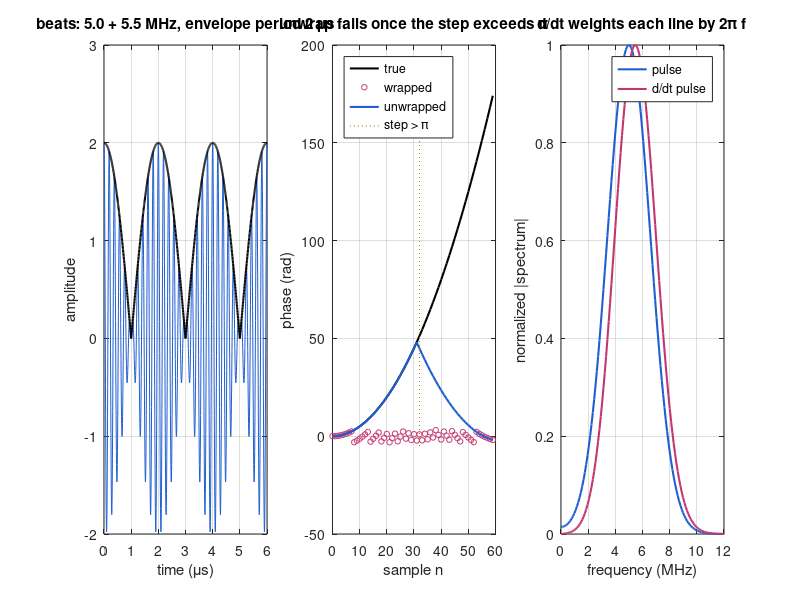

Source code (MATLAB):
%% m01_phase_and_derivative.m  --  adding phasors, beats, phase unwrapping, d/dt = j omega
% Purpose : sections 01.7-01.9 by computer.
%   (1) equal-frequency sinusoids add as arrows (phasor sum vs brute-force time sum)
%   (2) two scatterers dz apart in depth: |1 + e^{-j 4 pi dz / lambda}| = 2|cos(2 pi dz/lambda)|
%   (3) beats: 5.0 + 5.5 MHz, envelope period 1/df = 2 us
%   (4) unwrap works only while the true phase step per sample is below pi
%   (5) differentiation multiplies each phasor by j omega: +90 deg and +6.02 dB per octave
% Change  : the phasors in (1), df in (3), the acceleration a in (4).
% Expect  : cos + cos(+90) = 1.4142 cos(wt + 45 deg); 1 + 0.5 at 120 deg = 0.8660 at 30 deg;
%           cancellation at dz = lambda/4 = 77 um (5 MHz); beat period 2.00 us;
%           unwrap first fails at sample 32 for a = 0.1 rad/sample^2; derivative gain 6.02 dB per octave;
%           Gaussian pulse spectral peak 5.00 -> 5.46 MHz after d/dt.
% Runtime : < 2 s. Base MATLAB / GNU Octave, no toolboxes.
clear; close all; rng(1);

%% 1. Same frequency: add the arrows
f0 = 5e6; c = 1540; lambda = c/f0;            % 0.308 mm
t  = (0:3999)*1e-10;                           % 0 .. 400 ns
pairs = {[1, 0; 1, 90], [1, 0; 0.5, 120], [1, 0; 1, 120; 1, 240], [1, 0; 1, 180]};
for k = 1:numel(pairs)
    P = pairs{k};                              % rows: [amplitude, phase in deg]
    S = sum(P(:,1) .* exp(1j*P(:,2)*pi/180));  % phasor sum
    xsum = zeros(size(t));
    for r = 1:size(P,1), xsum = xsum + P(r,1)*cos(2*pi*f0*t + P(r,2)*pi/180); end
    err = max(abs(xsum - abs(S)*cos(2*pi*f0*t + angle(S))));
    if abs(S) < 1e-12, S = 0; end             % exact cancellation: the angle is undefined
    fprintf('phasors %-28s -> sum %.4f at %7.2f deg   (time-domain check %.1e)\n', mat2str(P), abs(S), angle(S)*180/pi, err);
end

%% 2. Two scatterers in one resolution cell
dz = [0 0.25 0.5 1] * lambda/2;               % axial separations
amp = abs(1 + exp(-1j*4*pi*dz/lambda));       % round trip: phase 4 pi dz / lambda
fprintf('\nlambda = %.3f mm. Two equal echoes, separation dz:\n', lambda*1e3);
for i = 1:numel(dz)
    fprintf('  dz = %6.1f um  (%4.2f lambda)  ->  |sum| = %.3f\n', dz(i)*1e6, dz(i)/lambda, amp(i));
end

%% 3. Beats
fs = 200e6; tb = (0:1999)/fs;                 % 10 us: whole periods of both tones
df = 0.5e6;
xb = cos(2*pi*f0*tb) + cos(2*pi*(f0 + df)*tb);
fk = [0:999, -1000:-1]*fs/2000;
xa = ifft(fft(xb) .* (1 + sign(fk)));         % analytic signal
env = abs(xa);
mins = find(env(2:end-1) < env(1:end-2) & env(2:end-1) < env(3:end) & env(2:end-1) < 0.2) + 1;
fprintf('\nbeats 5.0 + 5.5 MHz: envelope minima spacing %.3f us (1/df = %.3f us); max %.3f, min %.3f\n', ...
        mean(diff(tb(mins)))*1e6, 1e6/df, max(env(200:end-200)), min(env(200:end-200)));

%% 4. Phase wrapping and unwrapping
a  = 0.1;                                     % rad per sample^2 : phase step grows by a each sample
n  = 0:59;
ph_true = 0.5*a*n.^2;                         % step between samples n-1 and n = a(n - 0.5)
ph_wrap = angle(exp(1j*ph_true));             % what angle() returns, in (-pi, pi]
ph_unw  = unwrap(ph_wrap);
bad = find(abs(ph_unw - ph_true) > 1e-9, 1);
fprintf('\nunwrap: a = %.2f rad/sample^2, first wrong sample n = %d (true step there %.3f rad > pi)\n', a, n(bad), ph_true(bad) - ph_true(bad-1));
fprintf('        at 5 MHz a step of pi is a round-trip displacement of lambda/4 = %.1f um per sample\n', lambda/4*1e6);
fprintf('        wrapped values of 0, 2, 4, 6 rad: %s\n', sprintf('%.4f  ', angle(exp(1j*[0 2 4 6]))));

%% 5. d/dt is multiplication by j omega
fs2 = 400e6; N = 4096; td = ((0:N-1) - N/2)/fs2;
sig = 100e-9;
g  = exp(-td.^2/(2*sig^2)) .* cos(2*pi*f0*td);           % Gaussian RF pulse
dg_exact = (-td/sig^2).*exp(-td.^2/(2*sig^2)).*cos(2*pi*f0*td) - 2*pi*f0*exp(-td.^2/(2*sig^2)).*sin(2*pi*f0*td);
fk2 = [0:N/2-1, -N/2:-1]*fs2/N;
dg_fft = real(ifft(1j*2*pi*fk2 .* fft(g)));               % multiply each phasor by j 2 pi f
fprintf('\nFFT derivative vs exact: max error %.1e of max %.3e /s\n', max(abs(dg_fft - dg_exact)), max(abs(dg_exact)));
fprintf('|H| = 2 pi f: 5 MHz -> %.3e /s, 10 MHz -> %.3e /s, ratio %.2f dB (one octave)\n', 2*pi*5e6, 2*pi*10e6, 20*log10(2));
tc = (0:799)/fs2;                                        % exactly 10 periods of f0
fc = [0:399, -400:-1]*fs2/800;
d1 = real(ifft(1j*2*pi*fc .* fft(cos(2*pi*f0*tc))));     % derivative of a pure cosine
fprintf('d/dt cos: phase of H at f0 = %.1f deg ; |d/dt cos(wt) - w cos(wt + 90 deg)| / w = %.1e\n', ...
        angle(1j*2*pi*f0)*180/pi, max(abs(d1 - 2*pi*f0*cos(2*pi*f0*tc + pi/2)))/(2*pi*f0));
G = abs(fft(g)); D = abs(fft(dg_exact));
Np = 2^17; fkp = (0:Np/2-1)*fs2/Np;                     % zero-padded grid (3 kHz bins): peaks not bin-quantized
Gp = abs(fft(g, Np)); Dp = abs(fft(dg_exact, Np));
[~, ig] = max(Gp(1:Np/2)); [~, id] = max(Dp(1:Np/2));
sigf = 1/(2*pi*sig);                                     % spectral std of the Gaussian envelope, Hz
fprintf('spectral peak: pulse %.2f MHz, its derivative %.2f MHz (the jw weighting raises it)\n', fkp(ig)/1e6, fkp(id)/1e6);
fprintf('               predicted (f0 + sqrt(f0^2 + 4 sigf^2))/2 = %.2f MHz, sigf = %.2f MHz\n', (f0 + sqrt(f0^2 + 4*sigf^2))/2/1e6, sigf/1e6);

%% 6. Figures
figure('Position', [80 80 1100 380]);
subplot(1,3,1);
plot(tb*1e6, xb, 'Color', [0.12 0.37 0.82]); hold on; grid on;
plot(tb*1e6, env, 'k', 'LineWidth', 1.5);
xlim([0 6]); xlabel('time (\mus)'); ylabel('amplitude');
title('beats: 5.0 + 5.5 MHz, envelope period 2 \mus');
subplot(1,3,2);
plot(n, ph_true, 'k-', 'LineWidth', 1.5); hold on; grid on;
plot(n, ph_wrap, 'o', 'Color', [0.76 0.21 0.44], 'MarkerSize', 4);
plot(n, ph_unw, '-', 'Color', [0.12 0.37 0.82], 'LineWidth', 1.5);
plot([n(bad) n(bad)], [-5 180], ':', 'Color', [0.66 0.43 0.02]);
xlabel('sample n'); ylabel('phase (rad)'); legend('true', 'wrapped', 'unwrapped', 'step > \pi', 'Location', 'northwest');
title('unwrap fails once the step exceeds \pi');
subplot(1,3,3);
ff = fk2(1:N/2)/1e6;
plot(ff, G(1:N/2)/max(G), 'Color', [0.12 0.37 0.82], 'LineWidth', 1.5); hold on; grid on;
plot(ff, D(1:N/2)/max(D), 'Color', [0.76 0.21 0.44], 'LineWidth', 1.5);
xlim([0 12]); xlabel('frequency (MHz)'); ylabel('normalized |spectrum|');
legend('pulse', 'd/dt pulse', 'Location', 'northeast'); title('d/dt weights each line by 2\pi f');
